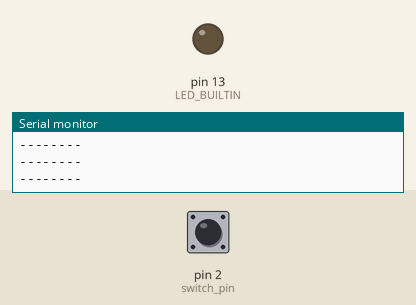
This sketch was run on a simulated Arduino Uno, built with avr-gcc and run on an emulated ATmega328P. On the bench: output pins drawn as LEDs (lit = HIGH), the last lines printed to the serial monitor. The test bench sets the inputs (shaded band); at power-on: pin 2 (switch_pin) LOW.

Above: at 1.2 s.
1.3 s: pin 2 (switch_pin) pulled HIGH for 0.15 s
At 1.38 s:
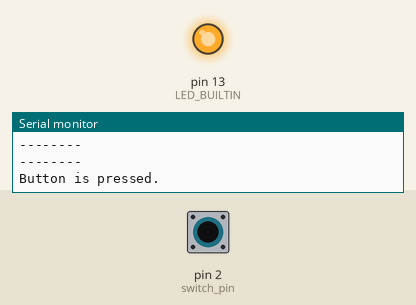
2.9 s: pin 2 (switch_pin) pulled HIGH for 3.2 s
At 7.4 s:
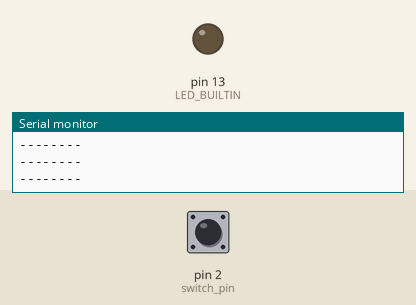
Timing chart, 0 to 8.9 s (numbered marks = the images above; inputs shaded):
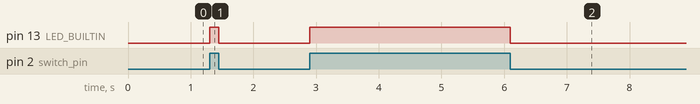

Measured:
- after the input at 1.3 s, pin 13 (LED_BUILTIN): LOW → HIGH at once, → LOW 0.15 s later
- after the input at 2.9 s, pin 13 (LED_BUILTIN): LOW → HIGH at once, → LOW 3.2 s later

The sketch:

switch_serial.ino
```cpp
int switch_pin = 2;
bool flag = 0;

void setup() {
  // put your setup code here, to run once:
  Serial.begin(9600);
  pinMode(LED_BUILTIN, OUTPUT);
  pinMode(switch_pin, INPUT);
  Serial.println("hello, ready !!");

}

void loop() {
  // put your main code here, to run repeatedly:
  bool incoming_data = digitalRead(switch_pin);
  // Serial.println(incoming_data);
  if (incoming_data==HIGH) {
    digitalWrite(LED_BUILTIN, HIGH);
    if (flag==0) {
      Serial.println("Button is pressed.");
      flag = 1;
    }
  }
  if (incoming_data == LOW) {
    digitalWrite(LED_BUILTIN, LOW);
    if (flag = 1){
      Serial.println("--------");
      flag = 0;
    }
  }
  /*switch_state = digitalRead(switch_pin);

  if (switch_state == HIGH && last_switch_state = LOW){
    digitalWrite(LED_BUILTIN, HIGH);
    last_switch_state = HIGH;
  }
  if (switch_state == LOW && last_switch_state == HIGH)  {
    digitalWrite(LED_BUILTIN, LOW);
    last_switch_state = LOW;
  }
  if (switch_state == LOW && led_state == HIGH)  {
    digitalWrite(LED_BUILTIN, HIGH);
  }
  if (switch_state == LOW && led_state == LOW)  {
    digitalWrite(LED_BUILTIN, LOW);
  }*/


/*  if (digitalRead(switch_state) == HIGH){
    if (button_state = LOW){
      digitalWrite(LED_BUILTIN, HIGH);
      button_state = HIGH;
    }
    else (button_state = HIGH){
      digitalWrite(LED_BUILTIN, LOW);
      button_state = 0;
    }
  }
  else(digitalRead(switch_state) == LOW){

  }*/
}
```
